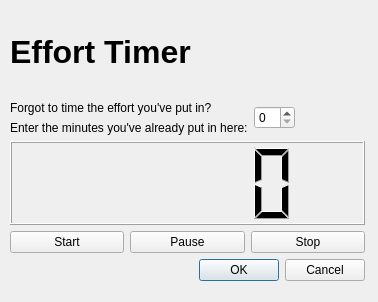
<?xml version="1.0" encoding="UTF-8"?>
<ui version="4.0">
 <class>Dialog</class>
 <widget class="QDialog" name="Dialog">
  <property name="geometry">
   <rect>
    <x>0</x>
    <y>0</y>
    <width>378</width>
    <height>302</height>
   </rect>
  </property>
  <property name="windowTitle">
   <string>Dialog</string>
  </property>
  <widget class="QWidget" name="verticalLayoutWidget">
   <property name="geometry">
    <rect>
     <x>10</x>
     <y>10</y>
     <width>355</width>
     <height>271</height>
    </rect>
   </property>
   <layout class="QVBoxLayout" name="verticalLayout">
    <item>
     <widget class="QLabel" name="label_5">
      <property name="text">
       <string>&lt;html&gt;&lt;head/&gt;&lt;body&gt;&lt;p&gt;&lt;span style=&quot; font-size:24pt; font-weight:600;&quot;&gt;Effort Timer&lt;/span&gt;&lt;/p&gt;&lt;/body&gt;&lt;/html&gt;</string>
      </property>
     </widget>
    </item>
    <item>
     <layout class="QHBoxLayout" name="horizontalLayout_2">
      <item>
       <layout class="QVBoxLayout" name="verticalLayout_6">
        <item>
         <widget class="QLabel" name="label_2">
          <property name="text">
           <string>Forgot to time the effort you've put in?</string>
          </property>
         </widget>
        </item>
        <item>
         <widget class="QLabel" name="label">
          <property name="text">
           <string>Enter the minutes you've already put in here:</string>
          </property>
         </widget>
        </item>
       </layout>
      </item>
      <item>
       <widget class="QSpinBox" name="spinBox"/>
      </item>
      <item>
       <spacer name="horizontalSpacer_3">
        <property name="orientation">
         <enum>Qt::Horizontal</enum>
        </property>
        <property name="sizeHint" stdset="0">
         <size>
          <width>40</width>
          <height>20</height>
         </size>
        </property>
       </spacer>
      </item>
     </layout>
    </item>
    <item>
     <widget class="QLCDNumber" name="lcdNumber"/>
    </item>
    <item>
     <layout class="QHBoxLayout" name="horizontalLayout">
      <item>
       <widget class="QPushButton" name="pushButton_3">
        <property name="text">
         <string>Start</string>
        </property>
       </widget>
      </item>
      <item>
       <widget class="QPushButton" name="pushButton">
        <property name="text">
         <string>Pause</string>
        </property>
       </widget>
      </item>
      <item>
       <widget class="QPushButton" name="pushButton_2">
        <property name="text">
         <string>Stop</string>
        </property>
       </widget>
      </item>
     </layout>
    </item>
    <item>
     <widget class="QDialogButtonBox" name="buttonBox">
      <property name="orientation">
       <enum>Qt::Horizontal</enum>
      </property>
      <property name="standardButtons">
       <set>QDialogButtonBox::Cancel|QDialogButtonBox::Ok</set>
      </property>
     </widget>
    </item>
   </layout>
  </widget>
 </widget>
 <resources/>
 <connections>
  <connection>
   <sender>buttonBox</sender>
   <signal>accepted()</signal>
   <receiver>Dialog</receiver>
   <slot>accept()</slot>
   <hints>
    <hint type="sourcelabel">
     <x>248</x>
     <y>254</y>
    </hint>
    <hint type="destinationlabel">
     <x>157</x>
     <y>274</y>
    </hint>
   </hints>
  </connection>
  <connection>
   <sender>buttonBox</sender>
   <signal>rejected()</signal>
   <receiver>Dialog</receiver>
   <slot>reject()</slot>
   <hints>
    <hint type="sourcelabel">
     <x>316</x>
     <y>260</y>
    </hint>
    <hint type="destinationlabel">
     <x>286</x>
     <y>274</y>
    </hint>
   </hints>
  </connection>
 </connections>
</ui>
